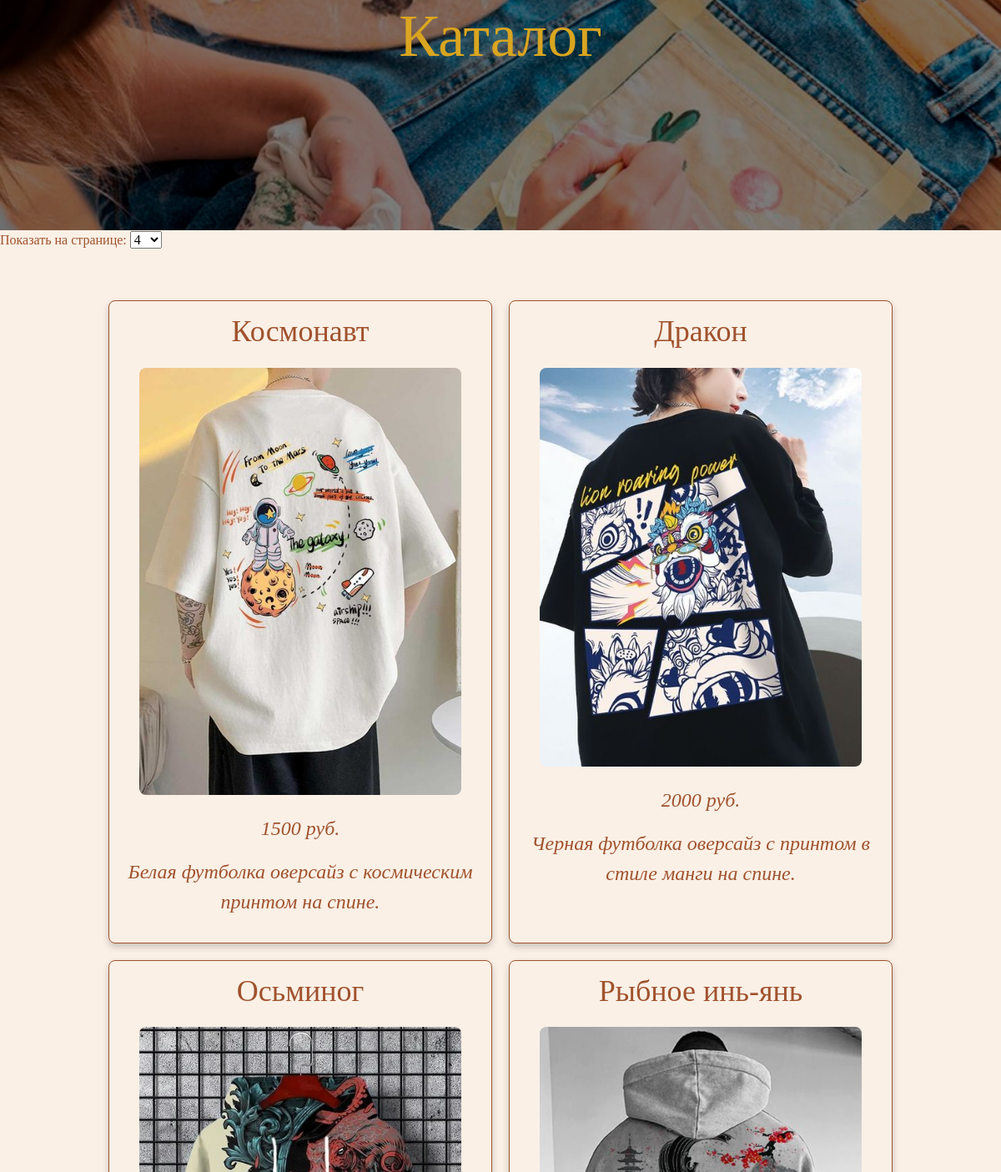
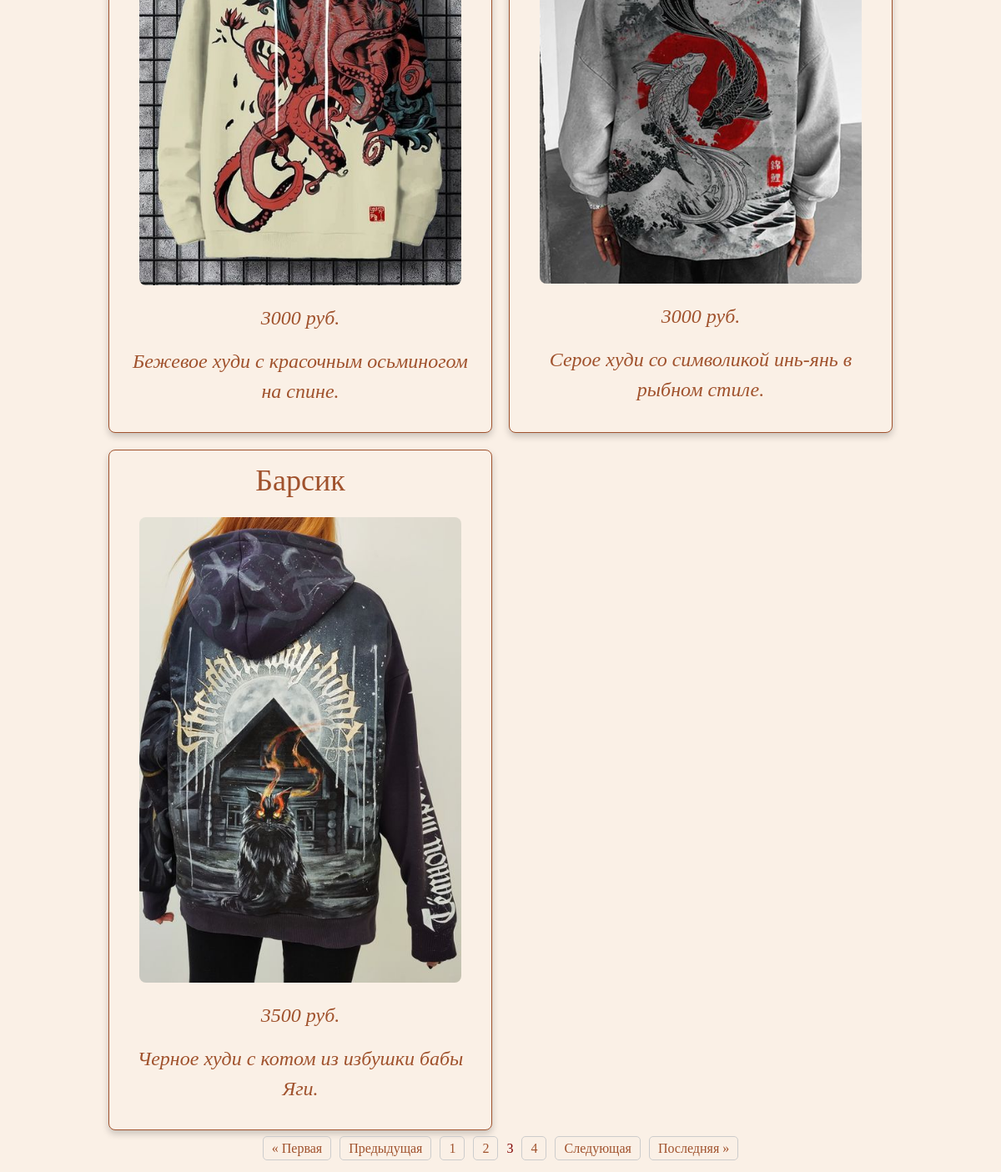
The page /?page=3&per_page=5 on the database its author committed (2 pictures, top to bottom).
### blog/models.py (models this page shows)
class Products(models.Model):
    name_category = (
        ("jackets", "Куртки"),
        ("jeans", "Джинсы"),
        ("tshirts", "Футболки"),
        ("hoodies", "Худи"),
        ("shoes", "Кроссовки и кеды")
    )
    name = models.CharField(max_length=20)
    category = models.CharField(max_length=7, choices=name_category, default='tshirts')
    description = models.TextField()
    price = models.IntegerField()
    image_product = models.ImageField(upload_to='images_product/')

### blog/views.py (the view)
# urls.py: path('', catalog)
def catalog(request):
    cloth = Products.objects.all()
    per_page = request.GET.get('per_page', 5)
    try:
        per_page = int(per_page)
    except ValueError:
        per_page = 5
    paginator = Paginator(cloth, per_page)
    page_number = request.GET.get('page')
    type_cloth = paginator.get_page(page_number)
    context = {
        'namepage': 'catalog',
        'title': 'Каталог',
        'type_cloth': cloth,
        'type_cloth': type_cloth,
        'per_page': per_page
    }
    return render(request, 'catalogpage.html', context)
    return render(request, 'post_list.html', {'page_obj': page_obj, 'per_page': per_page})

### templates/catalogpage.html (shortened to what this page needs)
{% load static %}
<!DOCTYPE html>
<html lang="en">
<head>
    <link href="https://cdn.jsdelivr.net/npm/bootstrap@5.3.2/dist/css/bootstrap.min.css" rel="stylesheet"
>
    <link rel='stylesheet' href="{% static 'style.css' %}">
</head>
<body>
<div class="header">
    <div>
        <h1> {{title}} </h1>
    </div>
</div>
<div>
    <form method="get">
        <label for="per_page">Показать на странице:</label>
        <select name="per_page" id="per_page" onchange="this.form.submit()">
            <option value="4" {% if per_page == 4 %}selected{% endif %}>4</option>
        </select>
    </form>
</div>
<div class="container">
    <div class="clothes_list">
        {% for cloth in type_cloth %}
        <div class="clothes_item">
            <h3> {{cloth.name}} </h3>
            {% if cloth.image_product %}
            <img src="{{ cloth.image_product.url }}" alt="{{cloth.name}}" class="image_detail">
            {% endif %}
            <p>{{ cloth.price }} руб.</p>
            <p>{{ cloth.description }}</p>
        </div>
        {% endfor %}
    </div>
</div>
<div>
    <ul class="pagination">
        {% if type_cloth.has_previous %}
            <li><a href="?page=1&per_page={{ per_page }}">&laquo; Первая</a></li>
            <li><a href="?page={{ type_cloth.previous_page_number }}&per_page={{ per_page }}">Предыдущая</a></li>
        {% else %}
            <li class="disabled"><span>&laquo; Первая</span></li>
            <li class="disabled"><span>Предыдущая</span></li>
        {% endif %}
        {% for num in type_cloth.paginator.page_range %}
            {% if num == type_cloth.number %}
                <li class="current"><span>{{ num }}</span></li>
            {% else %}
                <li><a href="?page={{ num }}&per_page={{ per_page }}">{{ num }}</a></li>
            {% endif %}
        {% endfor %}
        {% if type_cloth.has_next %}
            <li><a href="?page={{ type_cloth.next_page_number }}&per_page={{ per_page }}">Следующая</a></li>
            <li><a href="?page={{ type_cloth.paginator.num_pages }}&per_page={{ per_page }}">Последняя &raquo;</a></li>
        {% else %}
            <li class="disabled"><span>Следующая</span></li>
            <li class="disabled"><span>Последняя &raquo;</span></li>
        {% endif %}
    </ul>
</div>
</body>
</html>

### static/style.css (style rules this page uses)
body { font-family: "Times New Roman", serif; background-color: linen; color: sienna; margin: 0 auto; }
.header { font-family: "21st Century", fantasy; height: 23vw; background: linear-gradient(to bottom, rgba(0, 0, 0, 0.5), rgba(0, 0, 0, 0.5)), url("/static/images/image_home.jpeg"); background-size: cover; background-position: center; display: relative; justify-content: center; text-align: center; }
.header h1 { font-size: 6vw; color: goldenrod; margin: 0px; justify-content: center; text-align: center; }
.container { padding: 10px; max-width: 80%; margin: 0 auto; }
.container p { font-size: 2vw; font-style: italic; text-align: center; }
.clothes_list { display: grid; grid-template-columns: 1fr 1fr; padding-top: 50px; gap: 20px; }
.clothes_item { background-color: linen; padding: 15px; border-radius: 8px; box-shadow: 0 4px 8px rgba(0, 0, 0, 0.2); border: 1px solid sienna; }
.clothes_item h3 { text-align: center; font-size: 3vw; }
.clothes_item p { font-size: 2vw; }
.image_detail { flex: 0 0 auto; width: 90%; max-width: 400px; height: auto; object-fit: cover; border-radius: 8px; display: block; margin: 5% auto; }
.pagination { display: flex; justify-content: center; list-style-type: none; padding: 0; }
.pagination li { margin: 0 5px; }
.pagination a { text-decoration: none; padding: 5px 10px; border: 1px solid #ccc; border-radius: 5px; color: sienna; }
.pagination .current { color: maroon; }

### rows shown on the page
Products: name "Космонавт", image_product (picture), price "1500", description "Белая футболка оверсайз с космическим принтом на спине."
Products: name "Дракон", image_product (picture), price "2000", description "Черная футболка оверсайз с принтом в стиле манги на спине."
Products: name "Осьминог", image_product (picture), price "3000", description "Бежевое худи с красочным осьминогом на спине."
Products: name "Рыбное инь-янь", image_product (picture), price "3000", description "Серое худи со символикой инь-янь в рыбном стиле."
Products: name "Барсик", image_product (picture), price "3500", description "Черное худи с котом из избушки бабы Яги."

### other values the page prints
{{ title }} "Каталог"
{{ num }} "1" "2" "4"
{{ num }} "3"
